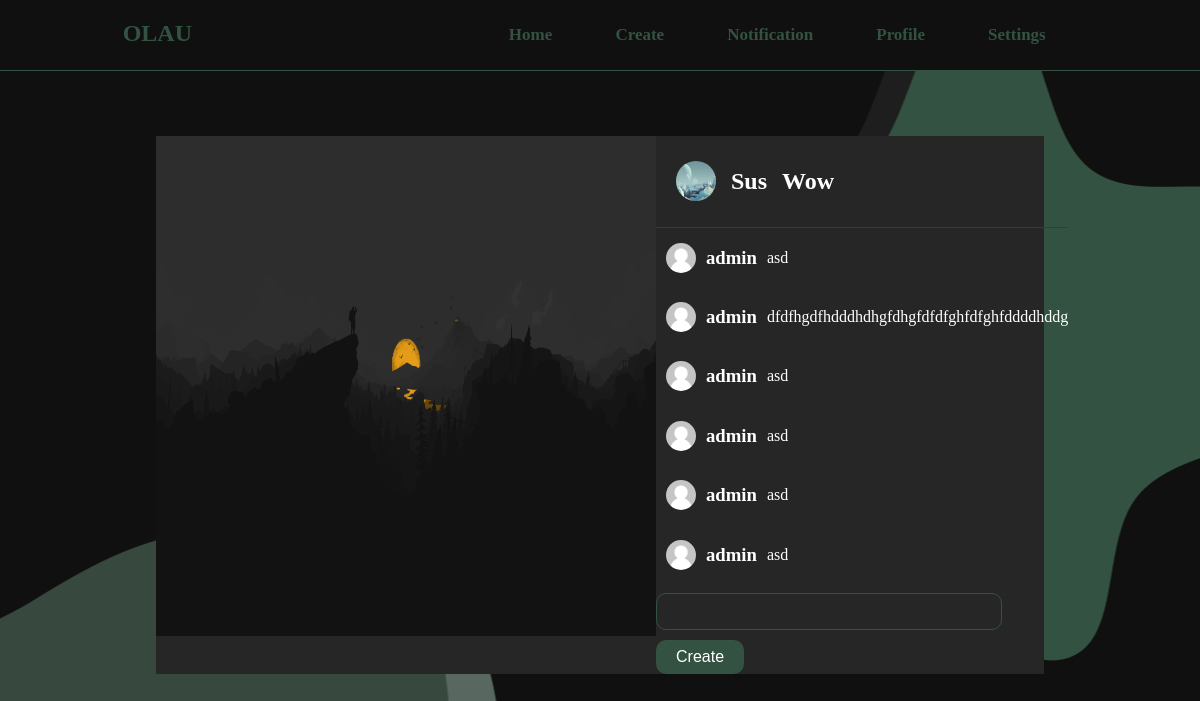
The page /review/1/ (signed in) on the database its author committed.
### app/models.py (models this page shows, shortened)
class Post(models.Model):
    author = models.ForeignKey(CustomUser, on_delete = models.CASCADE, null=True)
    title= models.CharField(max_length=255)
    image= models.ImageField(upload_to='posts')

class CustomUser(AbstractUser):
    picture = models.ImageField(upload_to='profile_pics', verbose_name='Аватар', null=True, blank=True, default='default/sbcf-default-avatar.webp')

class Review(models.Model):
    text = models.TextField()
    author = models.ForeignKey(CustomUser, on_delete = models.CASCADE, related_name='reviews_author')
    post = models.ForeignKey(Post, on_delete = models.CASCADE, related_name='reviews')
    created_at = models.DateTimeField(auto_now_add=True)

### app/views.py (the view)
# urls.py: path('review/<int:id>/', comment, name='review'),
@login_required(login_url="login")
def comment(request, id):
    post=Post.objects.get(id=id)
    if request.method == 'POST':
        text = request.POST.get('text', None)
        post_id = post.id
        user_id= request.user
        Review.objects.create(text=text, author=user_id, post = post)
        return render(request, 'comment.html', {'post': post})
    return render(request, 'comment.html', {'post': post})

### templates/comment.html (shortened to what this page needs)
{% extends 'base.html' %}
{% load static %}
{% block content %}
    <div class="post-review">
        <div>
            <img src="{{ post.image.url }}" class="img-review">
        </div>
        <div class="review-div">
            <div class="username">
                <img src="{{ post.author.picture.url }}" class="logo">
                <h4>{{ post.author.username }}</h4>
                <h4>{{ post.title }}</h4>
            </div>
        <div class="line2"></div>
        <div class="rrr">
            {% for review in post.reviews.all %}
                <div class="review">
                    <img src="{{ review.author.picture.url }}" class="logo-review">
                    <h3>{{ review.author.username }}</h5>
                    <p>{{ review.text }}</p>
                </div>
            {% endfor %}
        </div>
        <form method="post">
            <input type="text" name="text" class="review-input">
            <button type="submit" class="create_button">Create</button>
        </form>
        </div>
    </div>
{% endblock %}

### static/css/style.css (style rules this page uses)
body { margin: 0; padding: 0; background-color: rgb(16, 16, 16); color: #FFFF; }
.username { margin-left: 20px; display: flex; align-items: center; gap: 15px; font-size: x-large; font-weight: 520; }
.logo { height: 40px; width: 40px; border-radius: 100%; }
.create_button { margin-top: 10px; display: inline-block; padding: 8px 20px; background-color: #335241; color: white; font-size: 16px; border-radius: 10px; border: none; cursor: pointer; }
.post-review { background-color: #262626; display: flex; flex-direction: row; width: 100%; margin-top: 50px; }
.img-review { height: 500px; width: 500px; background-repeat: no-repeat; background-size: cover; background-position: center; }
.review-div { width: 100%; }
.line2 { height: 1px; width: 100%; background-color: #3a3a3a; }
.review { display: flex; align-items: center; gap: 10px; margin-left: 10px; }
.rrr { width: 100%; height: 365px; overflow-y: scroll; }
.logo-review { height: 30px; width: 30px; border-radius: 100%; }
.review-input { width: 80%; height: 33px; background-color: #262626; border: 1px solid #335241; color: #FFFF; border-radius: 10px; padding-left: 12px }

### rows shown on the page
Post: image (picture), author.picture (picture), author.username "Sus", title "Wow"
Review: author.picture (placeholder picture), author.username "admin", text "asd"
Review: author.picture (placeholder picture), author.username "admin", text "dfdfhgdfhdddhdhgfdhgfdfdfghfdfghfddddhddg"
Review: author.picture (placeholder picture), author.username "admin", text "asd"
Review: author.picture (placeholder picture), author.username "admin", text "asd"
Review: author.picture (placeholder picture), author.username "admin", text "asd"
Review: author.picture (placeholder picture), author.username "admin", text "asd"
